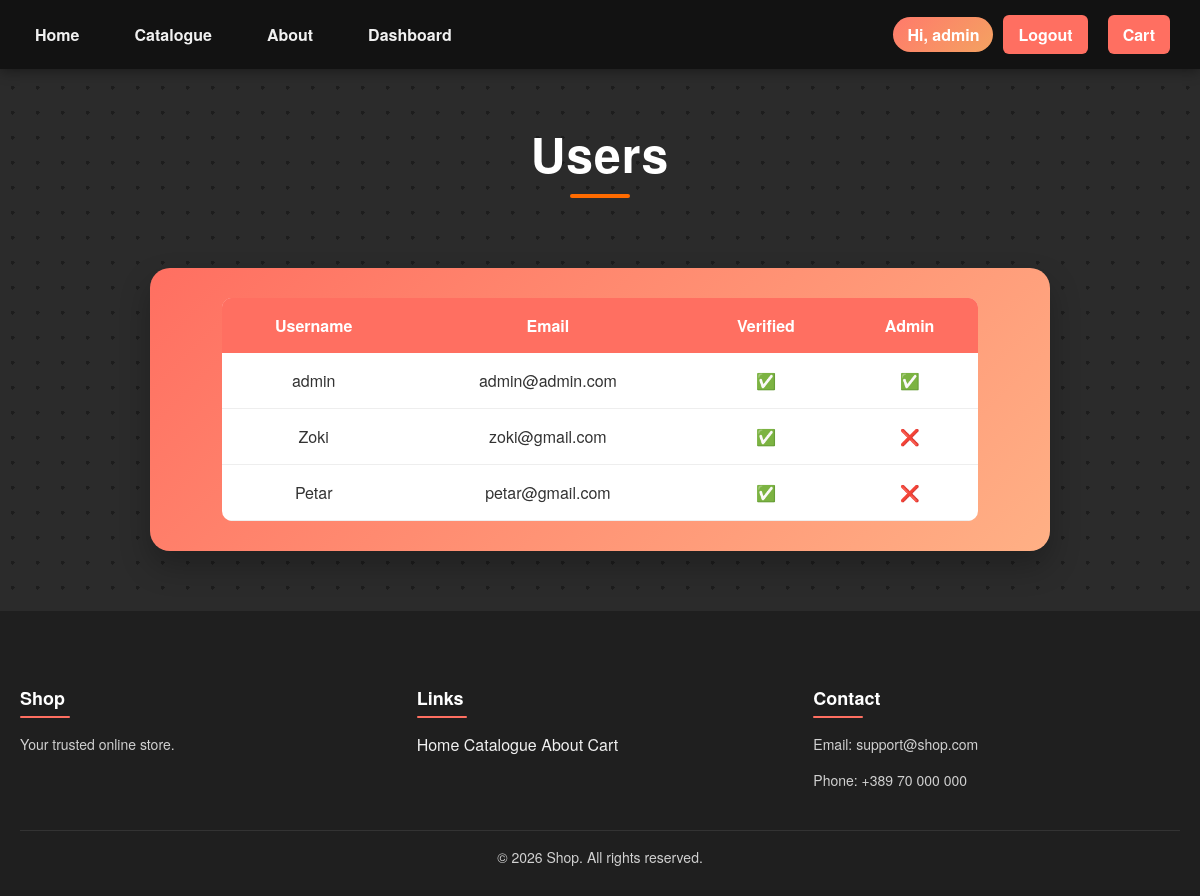
/dashboard/users (signed in), run on an earlier commit of the app's database.
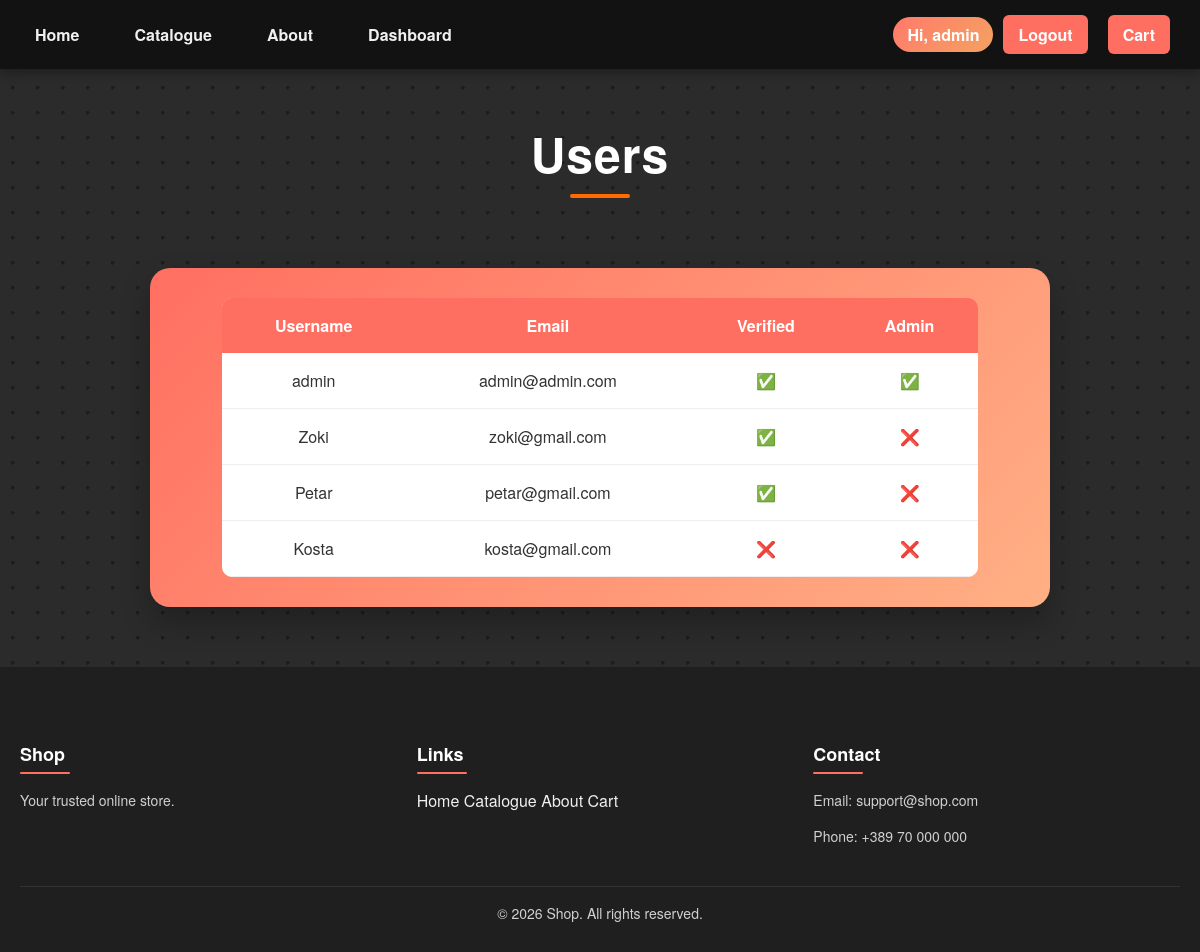
And on a later commit of the database.
### models.py (models this page shows, shortened)
class User(Base):
    __tablename__ = "users"
    id = Column(Integer, primary_key=True)
    username = Column(String(120), unique=True, nullable=False)
    email = Column(String(120), unique=True, nullable=False)
    password = Column(String(300), nullable=False)
    verified = Column(Boolean, default=False, nullable=False)
    verification_code = Column(String(120), nullable=False)
    is_admin = Column(Boolean, default=False, nullable=False)

### app.py (the view)
@app.route("/dashboard/users")
@admin_required
def view_users():
    users = db_session.query(User).all()
    return render_template("users.html", users=users)

### templates/users.html
{% extends "layout.html" %}
{% block extra_css %}
<link rel="stylesheet" href="{{ url_for('static', filename='css/users.css') }}">
{% endblock %}
{% block content %}
<h1 class="dashboard-title">Users</h1>
<div class="dashboard">
    <table style="width:90%; margin: 0 auto; color:#333; background:white; border-radius:10px; overflow:hidden;">
        <tr style="background:#ff6f61; color:white;">
            <th>Username</th>
            <th>Email</th>
            <th>Verified</th>
            <th>Admin</th>
        </tr>
        {% for user in users %}
        <tr style="text-align:center;">
            <td>{{ user.username }}</td>
            <td>{{ user.email }}</td>
            <td>{{ "✅" if user.verified else "❌" }}</td>
            <td>{{ "✅" if user.is_admin else "❌" }}</td>
        </tr>
        {% endfor %}
    </table>
</div>
{% endblock %}

### templates/layout.html (shortened to what this page needs)
<!DOCTYPE html>
<html lang="en">
<head>
    <link rel="stylesheet" href="{{ url_for('static', filename='css/style.css') }}">
    {% block extra_css %}{% endblock %}
</head>
<body>
<nav class="nav">
    <div class="nav-container">
        <a href="{{ url_for('home') }}">Home</a>
        <a href="{{ url_for('catalogue') }}">Catalogue</a>
        <a href="{{ url_for('about') }}">About</a>
        {% if session.get('is_admin') %}
            <a href="{{ url_for('dashboard') }}">Dashboard</a>
        {% endif %}
    </div>
    <div class="cart-container">
    {% if session.user_id %}
        <span class="nav-user">Hi, {{ session.username }}</span>
        <a href="{{ url_for('logout') }}">Logout</a>
    {% else %}
        <a href="{{ url_for('login') }}">Account</a>
    {% endif %}
        <a href="{{ url_for('cart') }}">Cart</a>
</div>
</nav>
{% block content %}
{% endblock %}
<footer class="footer">
    <div class="footer-content">
        <div>
            <h4>Shop</h4>
            <p>Your trusted online store.</p>
        </div>
        <div>
            <h4>Links</h4>
            <a href="{{ url_for('home') }}">Home</a>
            <a href="{{ url_for('catalogue') }}">Catalogue</a>
            <a href="{{ url_for('about') }}">About</a>
            <a href="{{ url_for('cart') }}">Cart</a>
        </div>
        <div>
            <h4>Contact</h4>
            <p>Email: support@shop.com</p>
            <p>Phone: +389 70 000 000</p>
        </div>
    </div>
    <p class="footer-bottom">
        © 2026 Shop. All rights reserved.
    </p>
</footer>
</body>
</html>

What changed in the data, as far as the page shows it:
added User: username "Kosta", email "kosta@gmail.com", verified "❌", is_admin "❌"
